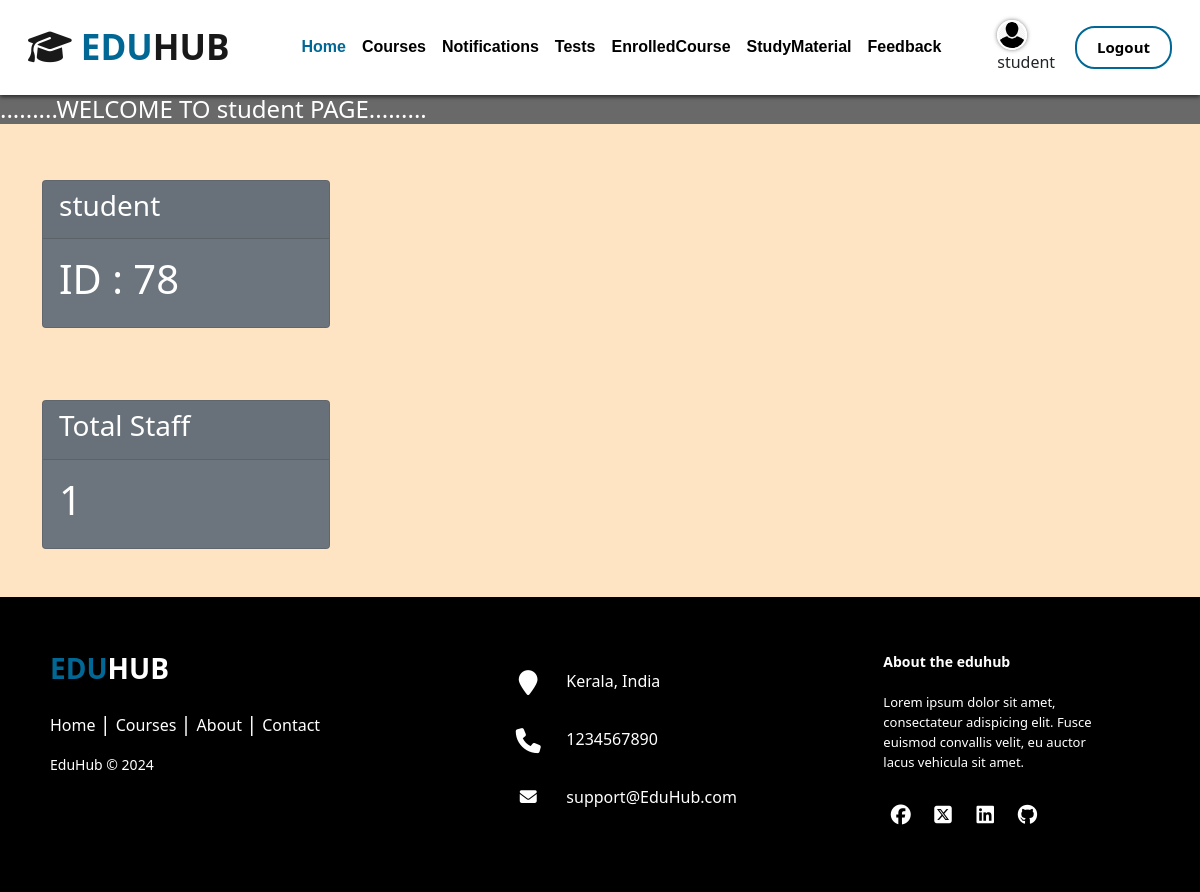
Screenshot of /student/student_dashboard/ (signed in) with the database file from the repository.
### account/models.py (models this page shows)
class CustomUser(AbstractUser):
    is_staff = models.BooleanField(default=False)
    is_student = models.BooleanField(default=False)
    profile_image = models.ImageField(upload_to='profile_images/', blank=True, null=True)

### student/views.py (the view)
# urls.py: path('student_dashboard/', student_dashboard, name='student_dashboard'),
@login_required
def student_dashboard(request):
    total_staff = Staff.objects.count()
    student_profile = Student.objects.get(user=request.user)
    profile_image = student_profile.profile_image.url if student_profile.profile_image else None
    return render(request,'student_templates/student_dashboard.html',{'profile_image': profile_image,'total_staff':total_staff})

### templates/student_templates/student_dashboard.html (shortened to what this page needs)
{% extends 'base.html' %}
{% load static %}
{% block content %}
<body style="background-color: bisque">
    <h4 style="color: #fff">
        <marquee behavior="alternate" direction="right" scrollamount="12" style="background-color: dimgray"
            >.........WELCOME TO {{user.username}} PAGE.........</marquee
        >
    </h4>
    <div class="container">
        <div class="row">
            <div class="col-md-6 mb-4">
                <div class="card text-white bg-secondary mt-5 ml-2" style="max-width: 18rem">
                    <div class="card-header"><h3>{{user.username}}</h3></div>
                    <div class="card-body">
                        <h1 class="card-title">ID : {{ user.id }}</h1>
                    </div>
                </div>
            </div>
        </div>
    </div>
    <div class="container">
        <div class="row">
            <div class="col-md-6 mb-4">
                <div class="card text-white bg-secondary mt-5 ml-2" style="max-width: 18rem">
                    <div class="card-header"><h3>Total Staff</h3></div>
                    <div class="card-body">
                        <h1 class="card-title">{{ total_staff }}</h1>
                    </div>
                </div>
            </div>
        </div>
    </div>
</body>
{% endblock %}

### templates/base.html (shortened to what this page needs)
<!DOCTYPE html>
<html lang="en">
    <head>
        <link
            href="https://cdn.jsdelivr.net/npm/bootstrap@5.0.2/dist/css/bootstrap.min.css"
            rel="stylesheet"
        />
        <link rel="stylesheet" href="https://cdnjs.cloudflare.com/ajax/libs/font-awesome/6.5.1/css/all.min.css">
        {% load static %}
        <link rel="stylesheet" href="{% static 'css/styless.css' %}">
    </head>
    <body>
      <div class="hero-section">
        <nav class="navbar navbar-expand-lg navbar-light p-3 w-100 sticky-top bg-white">
            <div class="container-fluid">
                <a class="navbar-brand" href="/"><i class="fa-solid fa-graduation-cap"></i><span> EDU</span>HUB</a>
                {% if user.is_authenticated %}
                {% if user.is_staff %}
                <div class="collapse navbar-collapse justify-content-lg-center" id="navbarSupportedContent">
                    <ul class="navbar-nav  mb-2 mb-lg-0">
                        <li class="nav-item">
                            <a class="nav-link active" aria-current="page" href="{% url 'staff_dashboard' %}" style="color:#016795;">Home</a>
                        </li>
                        <li class="nav-item">
                          <a class="nav-link" href="{% url 'notifications' %}">Notifications</a>
                      </li>
                        <li class="nav-item">
                          <a class="nav-link" href="{% url 'manage_courses' %}">ManageCourses</a>
                      </li>
                        <li class="nav-item">
                          <a class="nav-link" href="{% url 'question_list' %}">Tests</a>
                      </li>
                    <li class="nav-item">
                      <a class="nav-link" href="{% url 'upload_study_material' %}">StudyMaterial</a>
                  </li>
                  <li class="nav-item">
                    <a class="nav-link" href="{% url 'staff_feedback' %}">Feedback</a>
                </li>
                    </ul>
                  </div>
                  <div style="margin-right: 20px;">
                    {% if user.profile_image %}
                        <a href="{% url 'edit_staff_details' user_id=user.id %}">
                            <img src="{{ user.profile_image.url }}" alt="Profile Image" class="profile-image">
                        </a>
                    {% endif %}
                    <br>
                    <span>{{ user.username }}</span>
                </div>
                  {% elif user.is_student %}
                  <div class="collapse navbar-collapse justify-content-lg-center" id="navbarSupportedContent">
                    <ul class="navbar-nav  mb-2 mb-lg-0">
                        <li class="nav-item">
                            <a class="nav-link active" aria-current="page" href="{% url 'student_dashboard'%}" style="color:#016795;">Home</a>
                        </li>
                        <li class="nav-item">
                          <a class="nav-link" href="{% url 'courses' %}">Courses</a>
                      </li>
                        <li class="nav-item">
                            <a class="nav-link" href="{% url 'student_notification' %}">Notifications</a>
                        </li>
                        <li class="nav-item">
                          <a class="nav-link" href="{% url 'display_questions' %}">Tests</a>
                      </li>
                      <li class="nav-item">
                        <a class="nav-link" href="{% url 'student_course' %}">EnrolledCourse</a>
                    </li>
                    <li class="nav-item">
                      <a class="nav-link" href="{% url 'view_study_materials' %}">StudyMaterial</a>
                  </li>
                      <li class="nav-item">
                        <a class="nav-link" href="#">Feedback</a>
                      </li>
                  </ul>
                  </div>
                  <div style="margin-right: 20px;">
                    {% if user.profile_image %}
                        <a href="{% url 'edit_student_details' user_id=user.id %}">
                            <img src="{{ user.profile_image.url }}" alt="Profile Image" class="profile-image">
                        </a>
                    {% endif %}
                    <br>
                    <span>{{ user.username }}</span>
                </div>
                  {% endif %}
                  <a href="{% url 'logout' %}" class="btn btn-custom">Logout</a>
            {% endif %}
            </div>
        </nav>
    </div>
    {% block content %} {% endblock %}
    <footer class="footer-distributed mt-4">
      <div class="footer-left">
        <h3 style="font-weight: bold;"><span style="font-weight: bold;">EDU</span>HUB</h3>
        <p class="footer-links">
          <a href="{% url 'home' %}" class="link-1">Home</a>
          <a href="#courses">Courses</a>
          <a href="#about">About</a>
          <a href="#contact">Contact</a>
        </p>
        <p class="footer-company-name">EduHub © 2024</p>
      </div>
      <div class="footer-center">
        <div>
          <i class="fa fa-map-marker"></i>
          <p>Kerala, India</p>
        </div>
        <div>
          <i class="fa fa-phone"></i>
          <p>1234567890</p>
        </div>
        <div>
          <i class="fa fa-envelope"></i>
          <p><a href="#">support@EduHub.com</a></p>
        </div>
      </div>
      <div class="footer-right">
        <p class="footer-company-about">
          <span>About the eduhub</span>
          Lorem ipsum dolor sit amet, consectateur adispicing elit. Fusce euismod convallis velit, eu auctor lacus vehicula sit amet.
        </p>
        <div class="footer-icons">
          <a href="#"><i class="fa-brands fa-facebook"></i></a>
          <a href="#"><i class="fa-brands fa-square-x-twitter"></i></a>
          <a href="#"><i class="fa-brands fa-linkedin"></i></a>
          <a href="#"><i class="fa-brands fa-github"></i></a>
        </div>
      </div>
    </footer>
      </body>
      </html>
    </body>
</html>

### static/css/styless.css (style rules this page uses)
body { padding-top: 95px; }
.navbar { box-shadow: 0 2px 4px rgba(0, 0, 0, 0.6); }
.navbar-light .navbar-nav .nav-link { color: #000; font-size: 16px; line-height: 24px; font-family: "Poppins", sans-serif; }
.navbar-brand { color: #000; font-size: 35px; font-weight: bold; }
.navbar-brand span { color: #016795; font-size: 35px; font-weight: bold; }
.nav-item a { font-size: 20px; font-weight: bold; }
.sticky-top { position: fixed; top: 0; width: 100%; z-index: 1000; }
.btn-custom { color: black; font-size: 15px; font-weight: bold; line-height: 19px; border: 2px solid #016795; border-radius: 20px; padding: 10px 20px; }
.profile-image { width: 30px; height: 30px; border-radius: 50%; border: 2px solid #fff; box-shadow: 0 0 4px rgba(0, 0, 0, 0.5); }
.card { transition: transform 0.3s ease; }
.footer-distributed { background: #000; box-shadow: 0 1px 1px 0 rgba(0, 0, 0, 0.12); box-sizing: border-box; width: 100%; text-align: left; font: bold 16px; padding: 55px 50px; }
.footer-distributed .footer-left, .footer-distributed .footer-center, .footer-distributed .footer-right { display: inline-block; vertical-align: top; }
.footer-distributed .footer-left { width: 40%; }
.footer-distributed h3 { color: #ffffff; margin: 0; }
.footer-distributed h3 span { color: #016795; }
.footer-distributed .footer-links { color: #ffffff; margin: 20px 0 12px; padding: 0; }
.footer-distributed .footer-links a { display: inline-block; line-height: 1.8; font-weight: 400; text-decoration: none; color: inherit; }
.footer-distributed .footer-company-name { color: #fff; font-size: 14px; font-weight: normal; margin: 0; }
.footer-distributed .footer-center { width: 35%; }
.footer-distributed .footer-center i { background-color: #000; color: #ffffff; font-size: 25px; width: 38px; height: 38px; border-radius: 50%; text-align: center; line-height: 42px; margin: 10px 15px; vertical-align: middle; }
.footer-distributed .footer-center i.fa-envelope { font-size: 17px; line-height: 38px; }
.footer-distributed .footer-center p { display: inline-block; color: #ffffff; font-weight: 400; vertical-align: middle; margin: 0; }
.footer-distributed .footer-center p a { color: #fff; text-decoration: none; }
.footer-distributed .footer-links a:before { content: "|"; font-weight: 300; font-size: 20px; left: 0; color: #fff; display: inline-block; padding-right: 5px; }
.footer-distributed .footer-links .link-1:before { content: none; }
.footer-distributed .footer-right { width: 20%; }
.footer-distributed .footer-company-about { line-height: 20px; color: #fff; font-size: 13px; font-weight: normal; margin: 0; }
.footer-distributed .footer-company-about span { display: block; color: #ffffff; font-size: 14px; font-weight: bold; margin-bottom: 20px; }
.footer-distributed .footer-icons { margin-top: 25px; }
.footer-distributed .footer-icons a { display: inline-block; width: 35px; height: 35px; cursor: pointer; background-color: #000; border-radius: 2px; font-size: 20px; color: #ffffff; text-align: center; line-height: 35px; margin-right: 3px; margin-bottom: 5px; }

### rows the page displays
CustomUser: profile_image (placeholder picture), username "student", id "78"

### other values shown
{{ total_staff }} "1"
